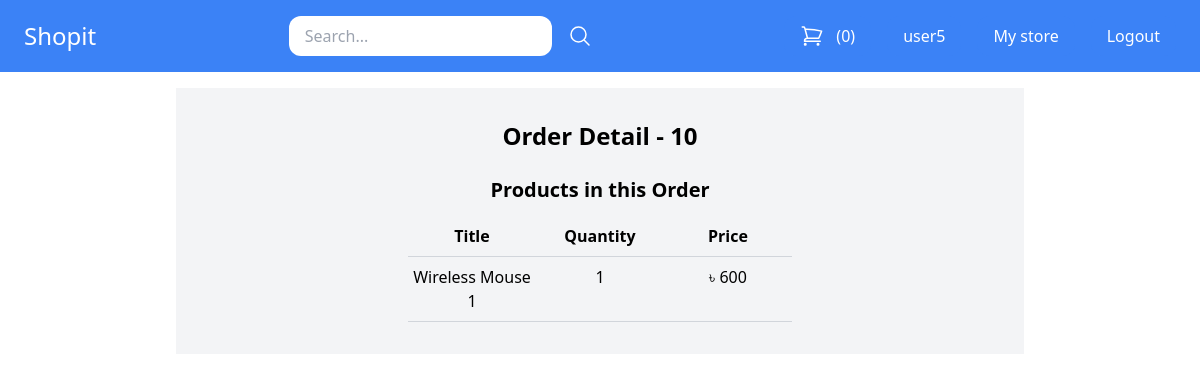
/mystore/order-detail/10/ (signed in), run on the app's committed database.
### core/models.py (models this page shows, shortened)
class Order(models.Model):
	first_name = models.CharField(max_length=255)
	last_name = models.CharField(max_length=255)
	address = models.CharField(max_length=255)
	zipcode = models.CharField(max_length=255)
	city = models.CharField(max_length=255)
	payment_intent = models.CharField(max_length=255, blank=True, null=True, default=None)
	paid_amount = models.IntegerField(blank=True, null=True)
	is_paid = models.BooleanField(default=False)
	created_by = models.ForeignKey(User, related_name='orders', on_delete=models.SET_NULL, null=True)
	created_at = models.DateTimeField(auto_now_add=True)

class OrderItem(models.Model):
	order = models.ForeignKey(Order, related_name='items', on_delete=models.CASCADE)
	product = models.ForeignKey(Product, related_name='items', on_delete=models.CASCADE)
	price = models.IntegerField()
	quantity = models.IntegerField(default=1)

class Product(models.Model):
	DRAFT = 'draft'
	WAITING_APPROVAL = 'waitingapproval'
	ACTIVE = 'active'
	DELETED = 'deleted'
	STATUS_CHOICES = {
		(DRAFT, 'Draft'),
		(WAITING_APPROVAL, 'Waiting approval'),
		(ACTIVE, 'Active'),
		(DELETED, 'Deleted'),
	}
	user = models.ForeignKey(User, related_name='products', on_delete=models.CASCADE)
	category = models.ForeignKey(Category, related_name='products', on_delete=models.CASCADE)
	title = models.CharField(max_length=50)
	slug = models.SlugField(max_length=50)
	description = models.TextField(blank=True)
	tags = models.TextField(default='')
	price = models.PositiveIntegerField()
	image = models.ImageField(upload_to='uploads/product_images', blank=True, null=True)
	thumbnail = models.ImageField(upload_to='uploads/product_images/thumbnail', blank=True, null=True)
	created_at = models.DateTimeField(auto_now_add=True)
	updated_at = models.DateTimeField(auto_now=True)
	status = models.CharField(max_length=50, choices=STATUS_CHOICES, default=ACTIVE)
	average_rating = models.DecimalField(max_digits=3, decimal_places=1, default=0)
	view_count = models.PositiveIntegerField(default=0)
	class Meta:
		ordering = ('-created_at',)

### core/views.py (the view)
# urls.py: path('mystore/order-detail/<int:pk>/', views.mystore_order_detail, name='mystore_order_detail'),
@login_required
def mystore_order_detail(request, pk):
    order = get_object_or_404(Order, pk=pk)
    return render(request, 'mystore_order_detail.html', {
        'order' : order,
        })

### core/templates/mystore_order_detail.html (shortened to what this page needs)
{% extends 'base.html' %}
{% block content %}
<div class="bg-gray-100">
<div class="container mx-auto p-8 max-w-md text-center">
    <h1 class="mb-6 text-2xl font-semibold text-center">Order Detail - {{ order.id }}</h1>
    <h2 class="mb-3 text-xl font-semibold text-center">Products in this Order</h2>
    <div class="flex flex-wrap border-b border-gray-300 py-2">
        <div class="w-1/3 font-semibold">Title</div>
        <div class="w-1/3 font-semibold">Quantity</div>
        <div class="w-1/3 font-semibold">Price</div>
    </div>
    {% for item in order.items.all %}
    {% if item.product.user == request.user %}
    <div class="flex flex-wrap border-b border-gray-300 py-2">
        <div class="w-1/3">{{ item.product.title }}</div>
        <div class="w-1/3">{{ item.quantity }}</div>
        <div class="w-1/3">৳ {{ item.price }}</div>
    </div>
    {% endif %}
    {% endfor %}
</div>
</div>
{% endblock %}

### core/templates/base.html (shortened to what this page needs)
<!doctype html>
<html>
<head>
  <script src="https://cdn.tailwindcss.com"></script>
</head>
<body>
	<nav class="max-w mx-auto py-4 px-6 flex items-center justify-between bg-blue-500">
		<div class="logo">
			<a href="/" class="text-2xl text-white">Shopit</a>
		</div>
		<div class="search">
			<form method="get" action="/search/" class="flex items-center space-x-4">
				<input type="search" class="py-2 px-4 rounded-xl" name='query' placeholder="Search...">
				<button>
					<svg xmlns="http://www.w3.org/2000/svg" fill="none" viewBox="0 0 24 24" stroke-width="1.5" stroke="currentColor" class="w-6 h-6 text-white">
  				<path stroke-linecap="round" stroke-linejoin="round" d="M21 21l-5.197-5.197m0 0A7.5 7.5 0 105.196 5.196a7.5 7.5 0 0010.607 10.607z" />
					</svg>
				</button>
			</form>
		</div>
		<div class="menu flex items-center space-x-4">
			<a href="{% url 'cart_view' %}" class="flex space-x-3 py-2 px-4 bg-blue-500 hover:bg-blue-700 rounded-xl text-white"> <span>({{ cart|length }})</span></a>
			{% if request.user.is_authenticated %}
				<a href="{% url 'myaccount' %}" class="py-2 px-4 bg-blue-500 hover:bg-blue-700 rounded-xl text-white">{{request.user.username}}</a>
				<a href="{% url 'mystore' %}" class="py-2 px-4 bg-blue-500 hover:bg-blue-700 rounded-xl text-white">My store</a>
				<a href="{% url 'logout' %}" class="py-2 px-4 bg-blue-500 hover:bg-blue-700 rounded-xl text-white">Logout</a>
			{% else %}
				<a href="{% url 'login' %}" class="py-2 px-4 bg-blue-500 hover:bg-blue-700 rounded-xl text-white">Login</a>
			{% endif %}
		</div>
	</nav>
	<div class="max-w-4xl mx-auto py-4 px-6">
		{% block content %}
		{% endblock %}
	</div>
</body>
</html>

### data on the page
Order: id "10"
OrderItem: product "Wireless Mouse 1", quantity "1", price "600"

### other printed values
{{ cart|length }} "0"
{{ request.user.username }} "user5"
